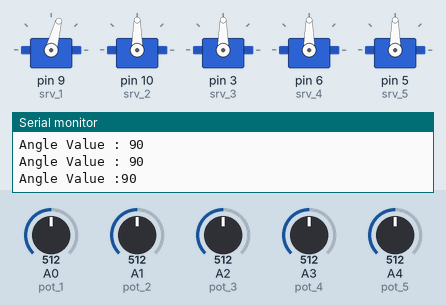
Recording of a sketch running on a simulated Arduino Uno, built with avr-gcc and run on an emulated ATmega328P. On the bench: 5 × servo, the last lines printed to the serial monitor. The inputs (shaded band) are chosen by the test bench; at power-on: A0 (pot_1) = 512, A1 (pot_2) = 512, A3 (pot_4) = 512, A2 (pot_3) = 512, A4 (pot_5) = 512.

Above: at 1.2 s.
1.3 s: A0 (pot_1) set to 76
At 2.1 s:
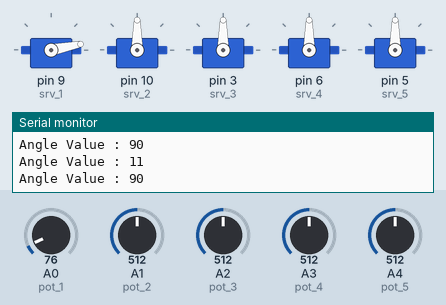
3.0 s: A0 (pot_1) set to 62
At 3.7 s:
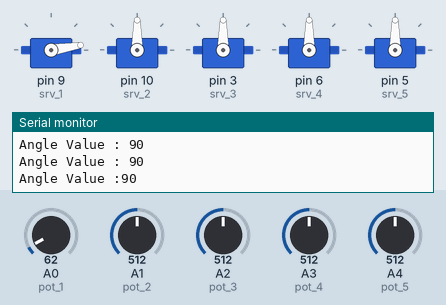
4.5 s: A1 (pot_2) set to 716
At 5.7 s:
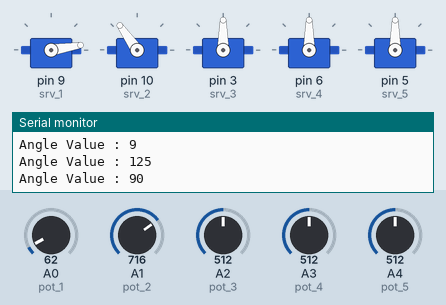
6.0 s: A3 (pot_4) set to 716
At 6.6 s:
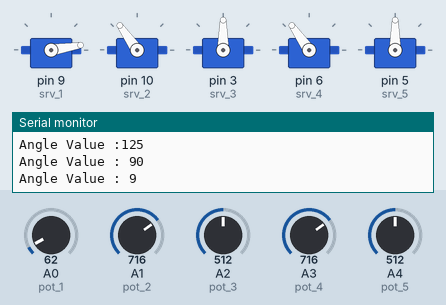
7.7 s: A2 (pot_3) set to 306
At 8.5 s:
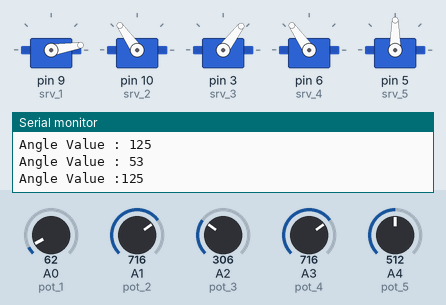
9.4 s: A4 (pot_5) set to 992
At 10.3 s:
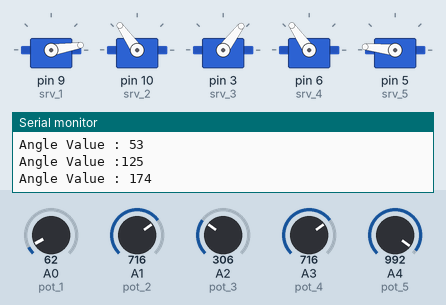
Timing chart, 0 to 12.0 s (numbered marks = the images above; inputs shaded):
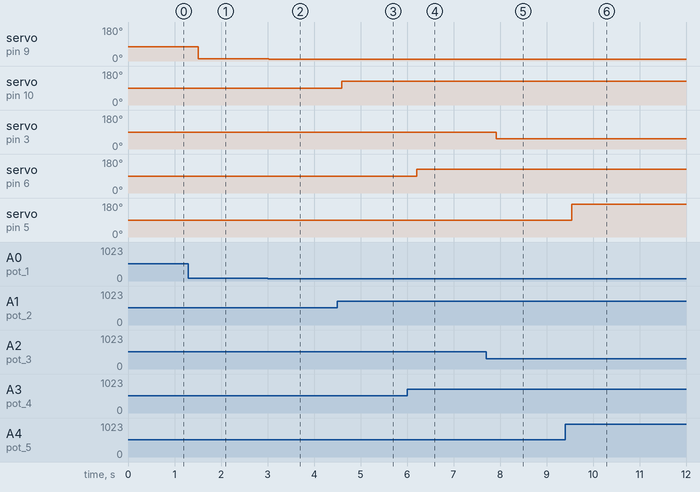

The sketch:

robot_el_5_parmak.ino
```cpp
#include <Servo.h>

Servo srv_1 ; //thumb
Servo srv_2 ; //index
Servo srv_3 ; //middle
Servo srv_4 ; //ring
Servo srv_5 ; //pinkie

const byte pot_1 = A0 ; //thumb
const byte pot_2 = A1 ; //index
const byte pot_3 = A2 ; //middle
const byte pot_4 = A3 ; //ring
const byte pot_5 = A4 ; //pinkie

int pot_value_1 ; //thumb
int pot_value_2 ; //index
int pot_value_3 ; //middle
int pot_value_4 ; //ring
int pot_value_5 ; //pinkie

void setup(){
  Serial.begin(9600);
  srv_1.attach(9); //thumb
  srv_2.attach(10);  //index
  srv_3.attach(3);  //middle
  srv_4.attach(6);  //ring
  srv_5.attach(5);  //pinkie

}

void loop(){

 pot_value_1 = analogRead(pot_1);
 int new_value_1 = map(pot_value_1,0,1023,0,150);
 srv_1.write(new_value_1);
 Serial.print("Angle Value : ");
 Serial.println(new_value_1);
 delay(50);

 pot_value_2 = analogRead(pot_2);
 int new_value_2 = map(pot_value_2,0,1023,0,180);
 srv_2.write(new_value_2);
 Serial.print("Angle Value : ");
 Serial.println(new_value_2);
 delay(50);

 pot_value_3 = analogRead(pot_3);
 int new_value_3 = map(pot_value_3, 0,1023,0,180 );
 srv_3.write(new_value_3);
 Serial.print("Angle Value : ");
 Serial.println(new_value_3);
 delay(50);

 pot_value_4 = analogRead(pot_4);
 int new_value_4 = map(pot_value_4,0,1023,0,180);
 srv_4.write(new_value_4);
 Serial.print("Angle Value :");
 Serial.println(new_value_4);
 delay(50);

 pot_value_5 = analogRead(pot_5);
 int new_value_5 = map(pot_value_5,0,1023,0,180);
 srv_5.write(new_value_5);
 Serial.print("Angle Value : ");
 Serial.println(new_value_5);
 delay(50);

}
```

Measured:
- after the input at 1.3 s, servo on pin 9 (srv_1): 75° → 11° after 0.21 s
- after the input at 3.0 s, servo on pin 9 (srv_1): 11° → 9° at once
- after the input at 4.5 s, servo on pin 10 (srv_2): 90° → 125° after 0.09 s
- after the input at 6.0 s, servo on pin 6 (srv_4): 90° → 125° after 0.21 s
- after the input at 7.7 s, servo on pin 3 (srv_3): 90° → 53° after 0.22 s
- after the input at 9.4 s, servo on pin 5 (srv_5): 90° → 174° after 0.14 s
